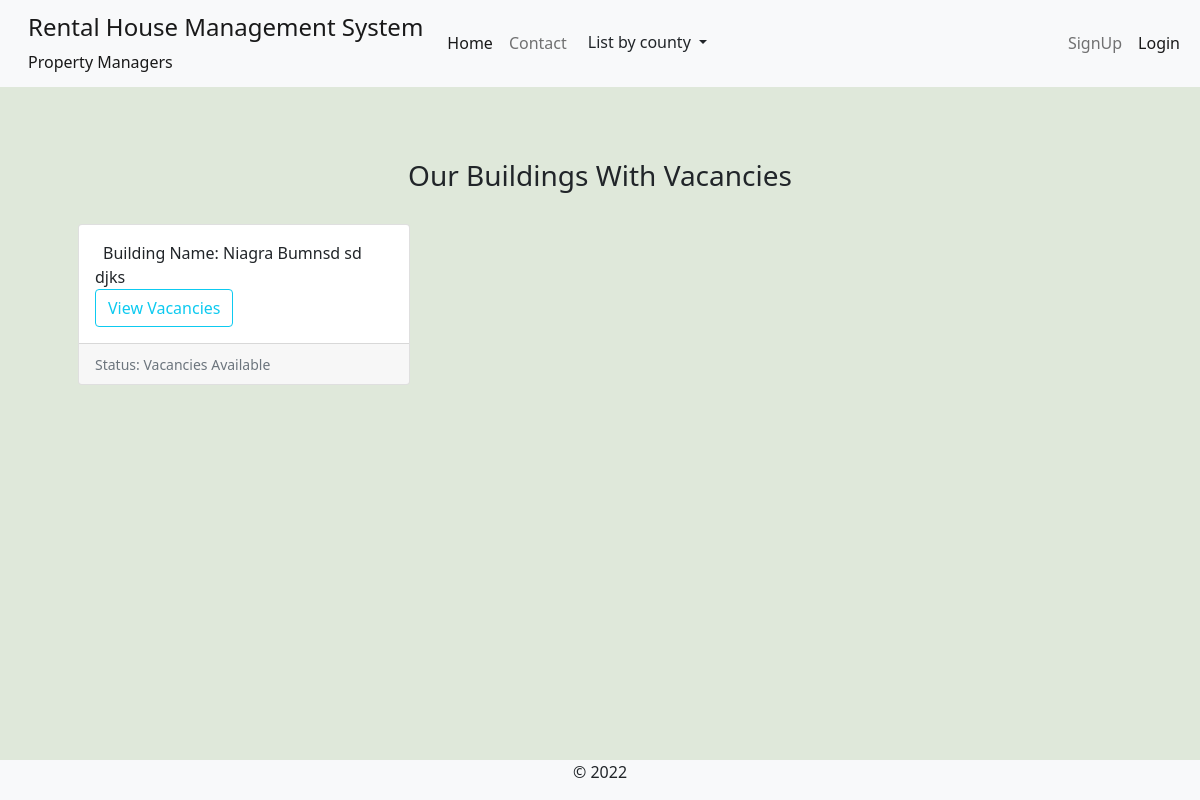
Before: / with the older database file.
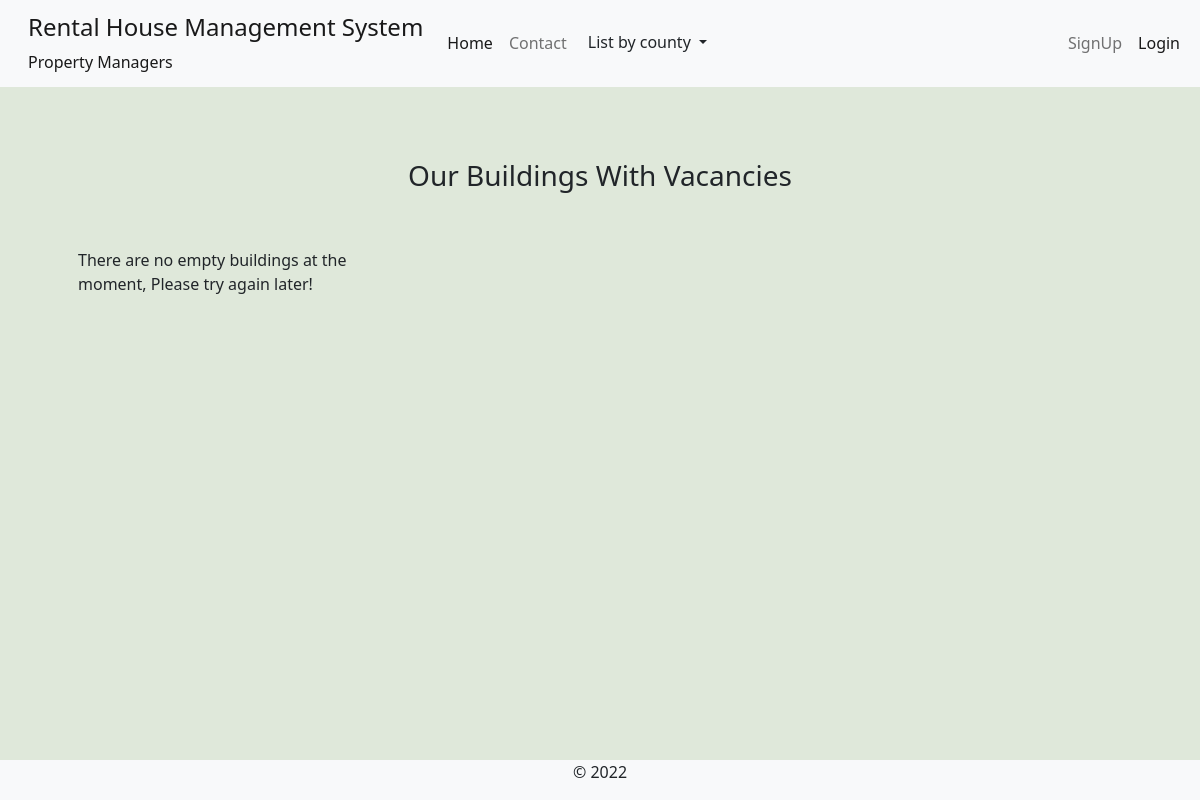
After: the same page with the newer database file.
### rental_property/models.py (models this page shows, shortened)
class Building(models.Model):
    STATUS_CHOICES = [
        ('op', 'Vacancies Available'),
        ('um', 'Under Maintanance'),
        ('fo', 'Fully Occupied'),
        ('dc', 'Decomisioned'),
    ]
    estate = models.ForeignKey(Estate, on_delete=models.CASCADE, null=True, blank=True)
    name = models.CharField(max_length=100)
    slug = models.SlugField(max_length=100, unique=True)
    registered_owner = models.CharField(max_length=50)
    manager = models.ForeignKey(Managers, on_delete=models.CASCADE, related_name='building_manager')
    added_by = models.ForeignKey(User, on_delete=models.DO_NOTHING)
    address_line = models.CharField(max_length=50)
    cover_image = models.ImageField(upload_to='building-cover', null=True, blank=True)
    county = models.ForeignKey(Counties, on_delete=models.CASCADE)
    country = models.CharField(max_length=50, default='Kenya')
    building_status = models.CharField(max_length=5, choices=STATUS_CHOICES)
    added = models.DateTimeField(default=datetime.now)
    updated = models.DateTimeField(auto_now=True)
    def get_url(self):
        return reverse('building-units', args=[self.slug])

### rental_property/views.py (the view)
# urls.py: path('', views.buildings, name='operational-buildings'),
def buildings(request):
    operational_buildings = Building.objects.filter(building_status='op')
    context = {'operational_buildings':operational_buildings,}
    return render(request, 'rental_property/available_buildings.html', context)

### rental_property/context_processors.py (called while the page is built)
def counties_links(request):
    county_links = Counties.objects.all()
    return dict(county_links=county_links)

def my_managed_buildings(request):
    user_instance = request.user
    if user_instance.is_authenticated:
        manager_instance = Managers.objects.filter(associated_account=user_instance)[:1]
        managed_buildings = Building.objects.filter(manager=manager_instance)
        return dict(managed_buildings=managed_buildings)
    else:
        return {'False': False,}

### rental_property/models.py (called while the page is built)
    def get_url(self):
        return reverse('by-county', args=[self.slug])

### rental_property/templates/rental_property/available_buildings.html (shortened to what this page needs)
{% extends 'base.html' %}
{% block content %}
<br/>
<section class="container p-5">
    <h3 class="text-center my_title"> Our Buildings With Vacancies </h3>
    <br>
    <div class="row row-cols-1 row-cols-md-3 g-4">
        {% for building in operational_buildings %}
        <div class="col">
            <div class="card h-100">
                <div class="card-body">
                    <span class="p-2 card-title">Building Name: {{ building.name }}</span> <br>
                    <a class="btn btn-outline-info" href="{{building.get_url}}"> View Vacancies </a>
                </div>
                <div class="card-footer">
                    <small class="text-muted">Status: {{building.get_building_status_display}}</small>
                </div>
            </div>
        </div>
        {% empty %}
        <div class="row g-4">
            <p> There are no empty buildings at the moment, Please try again later! </p>
        </div>
        {% endfor%}
    </div>
</section>
{% endblock %}

Changed rows visible on the page:
no longer on this page (row edited): Building: name "Niagra Bumnsd sd djks", building_status "Vacancies Available"
Other visible differences:
text now shown: "There are no empty buildings at the moment, Please try again later!"
